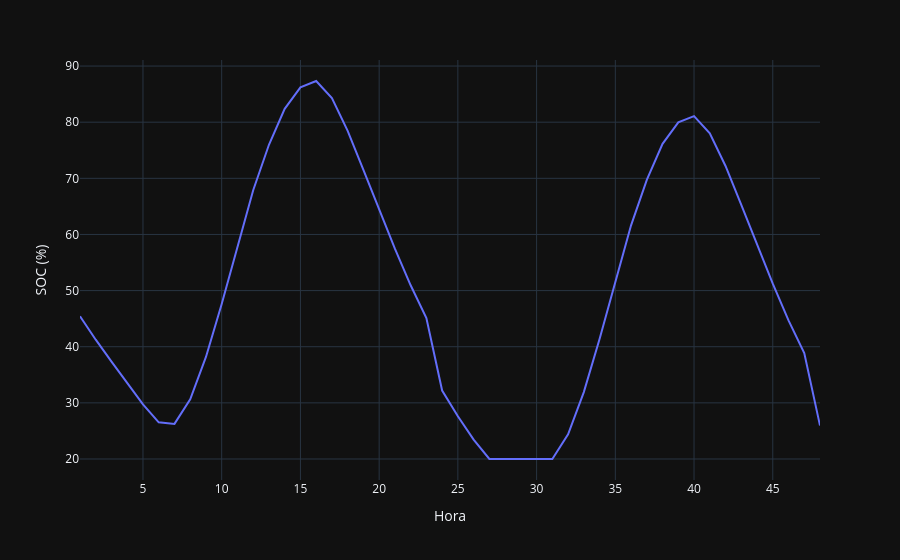

Write notebook code for a chart like this one.
### Markdown cell above
Gráficos de Potência e Tensão

### Code cell
###### Resultados #####
import numpy as np
import matplotlib.pyplot as plt
import plotly.express as px

display(df_energymeter)

titles = {
    "base": "Caso Base",
    "60_gd": "Caso com 60 GDs",
    "60_gd_30_bess": "Caso com 60 GDs e 30 Baterias",
    "120_gd": "Caso com 120 GDs",
    "120_gd_60_bess": "Caso com 120 GDs e 60 Baterias",
}
####### Gráfico Subestação Fluxo de Potência ####

x = np.linspace(0, 23, 24)
for case in cases:
    dfs_monitor[f"{case}_df"] = dfs_monitor[f"{case}_df"].query("Hour > 24")
    plt.plot(
        x, 
        dfs_monitor[f"{case}_df"]["Total Power"], label=titles[case])
    

plt.title("Fluxo de Potência - Saída da Subestação")
plt.xlabel("Hora do dia")
plt.ylabel("Potência Ativa (kW)")
plt.legend(
    loc="upper center",
    bbox_to_anchor=(0.5, -0.15),
    ncol=2
)
plt.grid(True)
plt.style.use("default")
plt.show()

####### Gráfico Tensão Trf 5286812a ######
for case in cases:
    df1 = dfs_voltage[f"voltage_trf_5286812a_{case}_df"]
    df1 = dfs_voltage[f"voltage_trf_5286812a_{case}_df"].query("Hour > 24")
    plt.plot(
        x, 
        df1[" V1"], label=titles[case])
    
plt.title("Perfil Horário de Tensão - Trf_5286812a")
plt.xlabel("Hora do dia")
plt.ylabel("Tensão (V)")
plt.legend(
    loc="upper center",
    bbox_to_anchor=(0.5, -0.15),
    ncol=2
)
plt.grid(True)
plt.show()

###### Gráfico Tensão Trf_5286833a #####

for case in cases:
    df2= dfs_voltage[f"voltage_trf_5286833a_{case}_df"]
    df2= dfs_voltage[f"voltage_trf_5286833a_{case}_df"].query("Hour > 24")
    plt.plot(
        x, 
        df2[" V1"], label=titles[case])
    
plt.title("Perfil Horário de Tensão - Trf_5286833a")
plt.xlabel("Hora do dia")
plt.ylabel("Tensão (V)")
plt.legend(
    loc="upper center",
    bbox_to_anchor=(0.5, -0.15),
    ncol=2
)
plt.grid(True)
#plt.style.use("dark_background")
plt.show()

##### Gráfico de carregamento ####

x_48 = np.linspace(1,48,48)
#x_48 = x

plt.plot(x_48, storages_soc_df["battery_2_60_gd_30_bess"]*100, color="green")
plt.axvline(x=24, color='gray', linestyle='--', linewidth=1)
#plt.axvline(x=48, color='gray', linestyle='--', linewidth=1)
plt.xlabel("Hora do dia")
plt.ylabel("SOC (%)")
plt.title("Carregamento da Bateria 2")
plt.grid(True)
plt.show()

df_plotly = pd.DataFrame()
df_plotly["Hora"] = x_48
df_plotly["SOC (%)"] = storages_soc_df["battery_2_60_gd_30_bess"]*100
fig = px.line(df_plotly, x="Hora", y="SOC (%)", template="plotly_dark")
fig.show()

dss_tools.static_view.p_vs_time("trf_5286964a")

### Figure 1 — Plotly figure (JSON) as saved in the notebook; plotly's stock layout.template omitted (floating-point values rounded to 4 significant figures)
{"data": [{"hovertemplate": "Hora=%{x}<br>SOC (%)=%{y}<extra></extra>", "legendgroup": "", "line": {"color": "#636efa", "dash": "solid"}, "marker": {"symbol": "circle"}, "mode": "lines", "name": "", "orientation": "v", "showlegend": false, "type": "scatter", "x": [1.0, 2.0, 3.0, 4.0, 5.0, 6.0, 7.0, 8.0, 9.0, 10.0, 11.0, 12.0, 13.0, 14.0, 15.0, 16.0, 17.0, 18.0, 19.0, 20.0, 21.0, 22.0, 23.0, 24.0, 25.0, 26.0, 27.0, 28.0, 29.0, 30.0, 31.0, 32.0, 33.0, 34.0, 35.0, 36.0, 37.0, 38.0, 39.0, 40.0, 41.0, 42.0, 43.0, 44.0, 45.0, 46.0, 47.0, 48.0], "xaxis": "x", "y": [45.42, 41.25, 37.36, 33.47, 29.72, 26.53, 26.25, 30.64, 38.18, 47.63, 57.98, 67.88, 75.98, 82.39, 86.21, 87.34, 84.28, 78.45, 71.5, 64.42, 57.48, 50.95, 45.12, 32.2, 27.62, 23.45, 20.0, 20.0, 20.0, 20.0, 20.0, 24.39, 31.93, 41.38, 51.73, 61.63, 69.73, 76.14, 79.96, 81.09, 78.03, 72.2, 65.25, 58.17, 51.23, 44.7, 38.87, 25.95], "yaxis": "y"}], "layout": {"legend": {"tracegroupgap": 0}, "margin": {"t": 60}, "xaxis": {"anchor": "y", "domain": [0, 1], "title": {"text": "Hora"}}, "yaxis": {"anchor": "x", "domain": [0, 1], "title": {"text": "SOC (%)"}}}}
